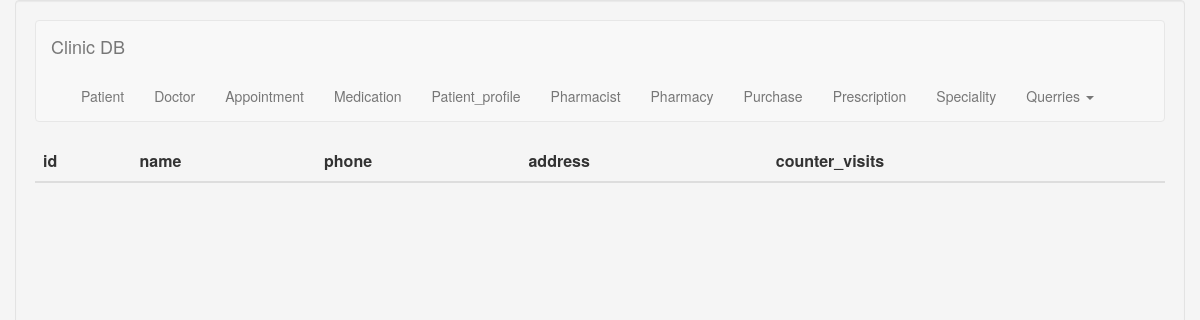
Page /clinic/queries.php?switcher=a on the earlier database version.
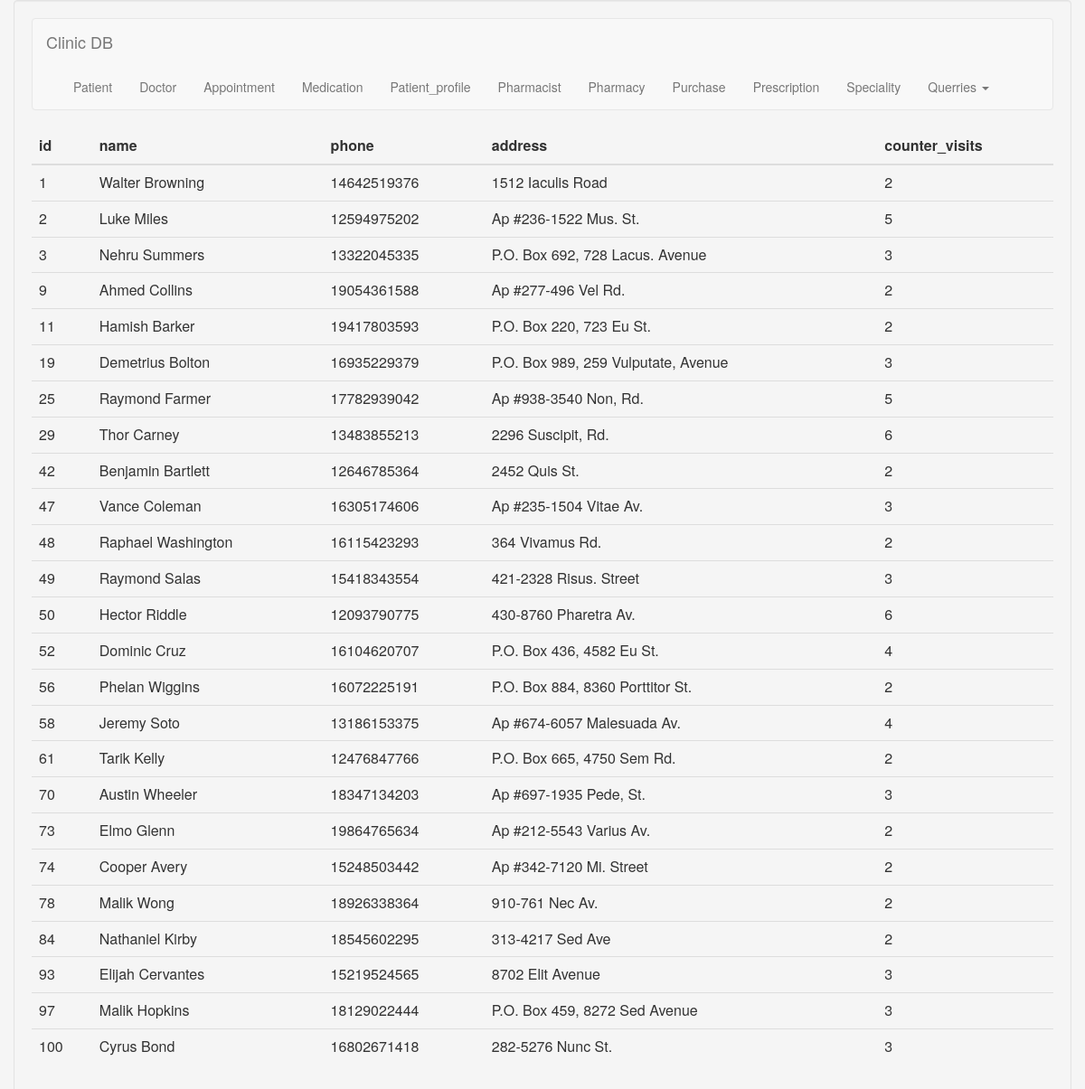
Same page on the later database version.
### tables this page shows
CREATE TABLE `patient` (
  `id` int(11) NOT NULL,
  `name` varchar(200) DEFAULT NULL,
  `address` varchar(200) DEFAULT NULL,
  `phone` varchar(200) DEFAULT NULL,
  `family_doctor_id` int(11) NOT NULL
);

### clinic/queries.php (the view, shortened to what this page needs)
<link rel="stylesheet" href="https://maxcdn.bootstrapcdn.com/bootstrap/3.3.7/css/bootstrap.min.css">
<div><?php include('./index.php'); ?></div>
<body class="container well">
<?php
	$conn = Connect();
	$switcher = $_GET['switcher'];
	$query = '';
	switch($switcher){
		case 'a': $query = 'SELECT p.id, p.name, p.phone, p.address, Count(p.id) as counter_visits
							FROM patient_profile as pp
							INNER JOIN appointment as ap ON pp.appointment_id = ap.id
							INNER JOIN patient as p ON ap.patient_id = p.id
							where pp.date_time >= DATE_SUB(NOW(), INTERVAL 1 YEAR)
							GROUP BY p.id HAVING counter_visits >= 2';
				break;
	}
	$table = "";
	if ($result = $conn->query($query)) {
	    $fieldsInfo = $result->fetch_fields();
	    $table .= "<table class='table table-inverse' style='width: 100%;'>";
		$table .= "<thead>";
			$table .= "<tr>";
			foreach($fieldsInfo as $fieldInfo)
				$table .= "<th scope='row'>{$fieldInfo->name}</th>";
			$table .= "</tr>";
		$table .= "</thead>";
		$table .= "<body>";
			while ($row = $result->fetch_assoc()) {
				$table .= "<tr>";
				foreach($row as $columnValue)
					$table .= "<td>$columnValue</td>";
				$table .= "</tr>";
			}
		$table .= "</tbody>";
	    $table .= "</table>";
	}
	echo $table;
?>
</body>

### clinic/index.php (shortened to what this page needs)
<link rel="stylesheet" href="https://maxcdn.bootstrapcdn.com/bootstrap/3.3.7/css/bootstrap.min.css">
<nav class="navbar navbar-default">
<div class="container-fluid">
 <div class="navbar-header">
<a class="navbar-brand" target="_parent" href="/clinic/index.php">Clinic DB</a>
 </div>
 <div id="navbar" class="navbar-collapse collapse">
<ul class="nav navbar-nav">
 <li><a target="_parent" href="/clinic/Patient/patient_index.php">Patient</a></li>
 <li><a target="_parent" href="/clinic/Doctor/doctor_index.php">Doctor</a></li>
 <li><a target="_parent" href="/clinic/Appointment/appointment_index.php">Appointment</a></li>
 <li><a target="_parent" href="/clinic/Medication/medication_index.php">Medication</a></li>
 <li><a target="_parent" href="/clinic/Patient_profile/patient_profile_index.php">Patient_profile</a></li>
 <li><a target="_parent" href="/clinic/Pharmacist/pharmacist_index.php">Pharmacist</a></li>
 <li><a target="_parent" href="/clinic/Pharmacy/pharmacy_index.php">Pharmacy</a></li>
 <li><a target="_parent" href="/clinic/Purchase/purchase_index.php">Purchase</a></li>
 <li><a target="_parent" href="/clinic/Prescription/prescription_index.php">Prescription</a></li>
 <li><a target="_parent" href="/clinic/Speciality/speciality_index.php">Speciality</a></li>
 <li class="dropdown">
    <a href="#" class="dropdown-toggle" data-toggle="dropdown" role="button" aria-haspopup="true" aria-expanded="false">Querries <span class="caret"></span></a>
  </li>
</ul>
 </div>
</div>
</nav>

Differences in the rows shown:
added patient: id "1", name "Walter Browning", phone "14642519376", address "1512 Iaculis Road", columnValue "2"
added patient: id "2", name "Luke Miles", phone "12594975202", address "Ap #236-1522 Mus. St.", columnValue "5"
added patient: columnValue "3", name "Nehru Summers", phone "13322045335", address "P.O. Box 692, 728 Lacus. Avenue"
added patient: id "9", name "Ahmed Collins", phone "19054361588", address "Ap #277-496 Vel Rd.", columnValue "2"
added patient: id "11", name "Hamish Barker", phone "19417803593", address "P.O. Box 220, 723 Eu St.", columnValue "2"
added patient: id "19", name "Demetrius Bolton", phone "16935229379", address "P.O. Box 989, 259 Vulputate, Avenue", columnValue "3"
added patient: id "25", name "Raymond Farmer", phone "17782939042", address "Ap #938-3540 Non, Rd.", columnValue "5"
added patient: id "29", name "Thor Carney", phone "13483855213", address "2296 Suscipit, Rd.", columnValue "6"
added patient: id "42", name "Benjamin Bartlett", phone "12646785364", address "2452 Quis St.", columnValue "2"
added patient: id "47", name "Vance Coleman", phone "16305174606", address "Ap #235-1504 Vitae Av.", columnValue "3"
added patient: id "48", name "Raphael Washington", phone "16115423293", address "364 Vivamus Rd.", columnValue "2"
added patient: id "49", name "Raymond Salas", phone "15418343554", address "421-2328 Risus. Street", columnValue "3"
added patient: id "50", name "Hector Riddle", phone "12093790775", address "430-8760 Pharetra Av.", columnValue "6"
added patient: id "52", name "Dominic Cruz", phone "16104620707", address "P.O. Box 436, 4582 Eu St.", columnValue "4"
added patient: id "56", name "Phelan Wiggins", phone "16072225191", address "P.O. Box 884, 8360 Porttitor St.", columnValue "2"
added patient: id "58", name "Jeremy Soto", phone "13186153375", address "Ap #674-6057 Malesuada Av.", columnValue "4"
added patient: id "61", name "Tarik Kelly", phone "12476847766", address "P.O. Box 665, 4750 Sem Rd.", columnValue "2"
added patient: id "70", name "Austin Wheeler", phone "18347134203", address "Ap #697-1935 Pede, St.", columnValue "3"
added patient: id "73", name "Elmo Glenn", phone "19864765634", address "Ap #212-5543 Varius Av.", columnValue "2"
added patient: id "74", name "Cooper Avery", phone "15248503442", address "Ap #342-7120 Mi. Street", columnValue "2"
added patient: id "78", name "Malik Wong", phone "18926338364", address "910-761 Nec Av.", columnValue "2"
added patient: id "84", name "Nathaniel Kirby", phone "18545602295", address "313-4217 Sed Ave", columnValue "2"
added patient: id "93", name "Elijah Cervantes", phone "15219524565", address "8702 Elit Avenue", columnValue "3"
added patient: id "97", name "Malik Hopkins", phone "18129022444", address "P.O. Box 459, 8272 Sed Avenue", columnValue "3"
added patient: id "100", name "Cyrus Bond", phone "16802671418", address "282-5276 Nunc St.", columnValue "3"
